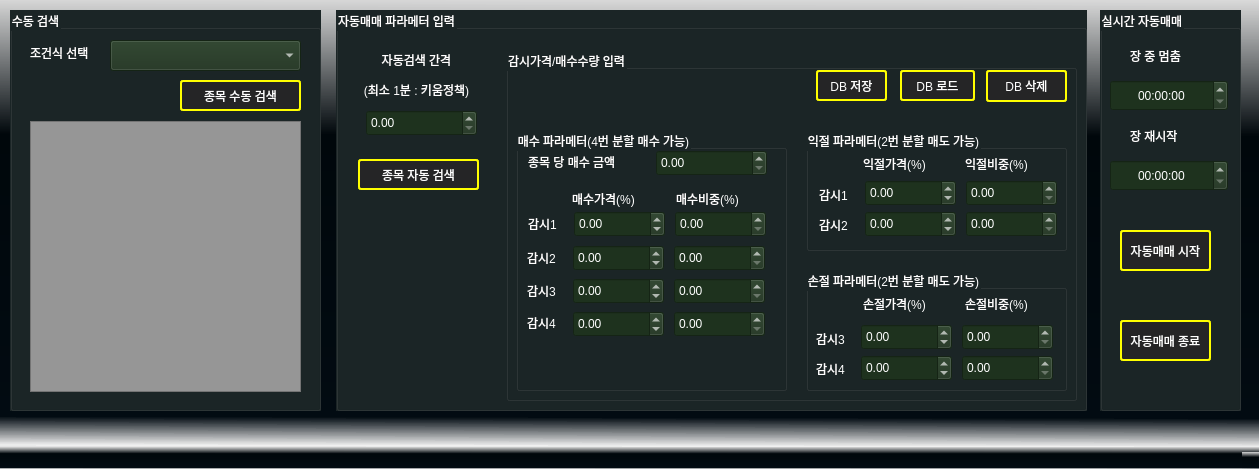
<?xml version="1.0" encoding="UTF-8"?>
<ui version="4.0">
 <class>MainWindow</class>
 <widget class="QMainWindow" name="MainWindow">
  <property name="geometry">
   <rect>
    <x>0</x>
    <y>0</y>
    <width>1259</width>
    <height>469</height>
   </rect>
  </property>
  <property name="windowTitle">
   <string>MainWindow</string>
  </property>
  <property name="styleSheet">
   <string notr="true">color: black;
background-color:qlineargradient(spread:reflect, x1:1, y1:0, x2:0.995, y2:1, stop:0 rgba(218, 218, 218, 255), stop:0.305419 rgba(0, 7, 11, 255), stop:0.935961 rgba(2, 11, 18, 255), stop:1 rgba(240, 240, 240, 255));
</string>
  </property>
  <widget class="QWidget" name="centralwidget">
   <widget class="QGroupBox" name="groupBox_5">
    <property name="geometry">
     <rect>
      <x>336</x>
      <y>10</y>
      <width>751</width>
      <height>401</height>
     </rect>
    </property>
    <property name="styleSheet">
     <string notr="true">color: black;
background-color: rgb(27, 37, 38);
color: rgb(255, 255, 255);
font: 10pt &quot;맑은고딕&quot;;</string>
    </property>
    <property name="title">
     <string>자동매매 파라메터 입력</string>
    </property>
    <widget class="QGroupBox" name="groupBox_2">
     <property name="geometry">
      <rect>
       <x>170</x>
       <y>40</y>
       <width>571</width>
       <height>351</height>
      </rect>
     </property>
     <property name="title">
      <string>감시가격/매수수량 입력</string>
     </property>
     <widget class="QPushButton" name="Del_Stock">
      <property name="geometry">
       <rect>
        <x>480</x>
        <y>20</y>
        <width>81</width>
        <height>32</height>
       </rect>
      </property>
      <property name="styleSheet">
       <string notr="true">color: black;
background-color: rgb(37, 37, 38);
color: rgb(255, 255, 255);
font: 10pt &quot;맑은고딕&quot;;
border-style: solid;
border-width: 2px;
border-color: #FFFF00;
border-radius: 3px</string>
      </property>
      <property name="text">
       <string>DB 삭제</string>
      </property>
     </widget>
     <widget class="QPushButton" name="Load_Stock">
      <property name="geometry">
       <rect>
        <x>394</x>
        <y>20</y>
        <width>75</width>
        <height>31</height>
       </rect>
      </property>
      <property name="styleSheet">
       <string notr="true">color: black;
background-color: rgb(37, 37, 38);
color: rgb(255, 255, 255);
font: 10pt &quot;맑은고딕&quot;;
border-style: solid;
border-width: 2px;
border-color: #FFFF00;
border-radius: 3px</string>
      </property>
      <property name="text">
       <string>DB 로드</string>
      </property>
     </widget>
     <widget class="QPushButton" name="Save_Stock">
      <property name="geometry">
       <rect>
        <x>310</x>
        <y>20</y>
        <width>71</width>
        <height>31</height>
       </rect>
      </property>
      <property name="styleSheet">
       <string notr="true">color: black;
background-color: rgb(37, 37, 38);
color: rgb(255, 255, 255);
font: 10pt &quot;맑은고딕&quot;;
border-style: solid;
border-width: 2px;
border-color: #FFFF00;
border-radius: 3px</string>
      </property>
      <property name="text">
       <string>DB 저장</string>
      </property>
     </widget>
     <widget class="QGroupBox" name="groupBox_3">
      <property name="geometry">
       <rect>
        <x>10</x>
        <y>80</y>
        <width>271</width>
        <height>261</height>
       </rect>
      </property>
      <property name="title">
       <string>매수 파라메터(4번 분할 매수 가능)</string>
      </property>
      <widget class="QDoubleSpinBox" name="price_mesu">
       <property name="geometry">
        <rect>
         <x>140</x>
         <y>20</y>
         <width>111</width>
         <height>26</height>
        </rect>
       </property>
       <property name="styleSheet">
        <string notr="true">color: black;
background-color: rgb(30, 50, 30);
color: rgb(255, 255, 255);
font: 10pt &quot;맑은고딕&quot;;</string>
       </property>
       <property name="showGroupSeparator" stdset="0">
        <bool>true</bool>
       </property>
       <property name="maximum">
        <double>200000000.000000000000000</double>
       </property>
      </widget>
      <widget class="QLabel" name="label_7">
       <property name="geometry">
        <rect>
         <x>160</x>
         <y>61</y>
         <width>81</width>
         <height>16</height>
        </rect>
       </property>
       <property name="text">
        <string>매수비중(%)</string>
       </property>
      </widget>
      <widget class="QDoubleSpinBox" name="textEdit_6">
       <property name="geometry">
        <rect>
         <x>158</x>
         <y>148</y>
         <width>91</width>
         <height>26</height>
        </rect>
       </property>
       <property name="styleSheet">
        <string notr="true">color: black;
background-color: rgb(30, 50, 30);
color: rgb(255, 255, 255);
font: 10pt &quot;맑은고딕&quot;;</string>
       </property>
       <property name="showGroupSeparator" stdset="0">
        <bool>true</bool>
       </property>
       <property name="maximum">
        <double>200000000.000000000000000</double>
       </property>
      </widget>
      <widget class="QLabel" name="label_6">
       <property name="geometry">
        <rect>
         <x>56</x>
         <y>61</y>
         <width>81</width>
         <height>16</height>
        </rect>
       </property>
       <property name="text">
        <string>매수가격(%)</string>
       </property>
      </widget>
      <widget class="QLabel" name="label_10">
       <property name="geometry">
        <rect>
         <x>12</x>
         <y>85</y>
         <width>40</width>
         <height>17</height>
        </rect>
       </property>
       <property name="text">
        <string>감시1</string>
       </property>
      </widget>
      <widget class="QLabel" name="label_17">
       <property name="geometry">
        <rect>
         <x>11</x>
         <y>152</y>
         <width>40</width>
         <height>17</height>
        </rect>
       </property>
       <property name="text">
        <string>감시3</string>
       </property>
      </widget>
      <widget class="QLabel" name="label_16">
       <property name="geometry">
        <rect>
         <x>11</x>
         <y>119</y>
         <width>40</width>
         <height>17</height>
        </rect>
       </property>
       <property name="text">
        <string>감시2</string>
       </property>
      </widget>
      <widget class="QDoubleSpinBox" name="textEdit_4">
       <property name="geometry">
        <rect>
         <x>158</x>
         <y>115</y>
         <width>91</width>
         <height>26</height>
        </rect>
       </property>
       <property name="styleSheet">
        <string notr="true">color: black;
background-color: rgb(30, 50, 30);
color: rgb(255, 255, 255);
font: 10pt &quot;맑은고딕&quot;;</string>
       </property>
       <property name="showGroupSeparator" stdset="0">
        <bool>true</bool>
       </property>
       <property name="maximum">
        <double>200000000.000000000000000</double>
       </property>
      </widget>
      <widget class="QDoubleSpinBox" name="textEdit_3">
       <property name="geometry">
        <rect>
         <x>57</x>
         <y>115</y>
         <width>91</width>
         <height>26</height>
        </rect>
       </property>
       <property name="styleSheet">
        <string notr="true">color: black;
background-color: rgb(30, 50, 30);
color: rgb(255, 255, 255);
font: 10pt &quot;맑은고딕&quot;;</string>
       </property>
       <property name="showGroupSeparator" stdset="0">
        <bool>true</bool>
       </property>
       <property name="minimum">
        <double>-200000000.000000000000000</double>
       </property>
       <property name="maximum">
        <double>200000000.000000000000000</double>
       </property>
      </widget>
      <widget class="QDoubleSpinBox" name="textEdit_7">
       <property name="geometry">
        <rect>
         <x>57</x>
         <y>181</y>
         <width>91</width>
         <height>26</height>
        </rect>
       </property>
       <property name="styleSheet">
        <string notr="true">color: black;
background-color: rgb(30, 50, 30);
color: rgb(255, 255, 255);
font: 10pt &quot;맑은고딕&quot;;</string>
       </property>
       <property name="showGroupSeparator" stdset="0">
        <bool>true</bool>
       </property>
       <property name="minimum">
        <double>-200000000.000000000000000</double>
       </property>
       <property name="maximum">
        <double>200000000.000000000000000</double>
       </property>
      </widget>
      <widget class="QLabel" name="label_8">
       <property name="geometry">
        <rect>
         <x>12</x>
         <y>24</y>
         <width>111</width>
         <height>16</height>
        </rect>
       </property>
       <property name="text">
        <string>종목 당 매수 금액</string>
       </property>
      </widget>
      <widget class="QDoubleSpinBox" name="textEdit_5">
       <property name="geometry">
        <rect>
         <x>57</x>
         <y>148</y>
         <width>91</width>
         <height>26</height>
        </rect>
       </property>
       <property name="styleSheet">
        <string notr="true">color: black;
background-color: rgb(30, 50, 30);
color: rgb(255, 255, 255);
font: 10pt &quot;맑은고딕&quot;;</string>
       </property>
       <property name="showGroupSeparator" stdset="0">
        <bool>true</bool>
       </property>
       <property name="minimum">
        <double>-200000000.000000000000000</double>
       </property>
       <property name="maximum">
        <double>200000000.000000000000000</double>
       </property>
      </widget>
      <widget class="QDoubleSpinBox" name="textEdit_1">
       <property name="geometry">
        <rect>
         <x>58</x>
         <y>81</y>
         <width>91</width>
         <height>26</height>
        </rect>
       </property>
       <property name="styleSheet">
        <string notr="true">color: black;
background-color: rgb(30, 50, 30);
color: rgb(255, 255, 255);
font: 10pt &quot;맑은고딕&quot;;</string>
       </property>
       <property name="showGroupSeparator" stdset="0">
        <bool>true</bool>
       </property>
       <property name="minimum">
        <double>-200000000.000000000000000</double>
       </property>
       <property name="maximum">
        <double>200000000.000000000000000</double>
       </property>
      </widget>
      <widget class="QLabel" name="label_18">
       <property name="geometry">
        <rect>
         <x>11</x>
         <y>184</y>
         <width>40</width>
         <height>17</height>
        </rect>
       </property>
       <property name="text">
        <string>감시4</string>
       </property>
      </widget>
      <widget class="QDoubleSpinBox" name="textEdit_8">
       <property name="geometry">
        <rect>
         <x>158</x>
         <y>181</y>
         <width>91</width>
         <height>26</height>
        </rect>
       </property>
       <property name="styleSheet">
        <string notr="true">color: black;
background-color: rgb(30, 50, 30);
color: rgb(255, 255, 255);
font: 10pt &quot;맑은고딕&quot;;</string>
       </property>
       <property name="showGroupSeparator" stdset="0">
        <bool>true</bool>
       </property>
       <property name="maximum">
        <double>200000000.000000000000000</double>
       </property>
      </widget>
      <widget class="QDoubleSpinBox" name="textEdit_2">
       <property name="geometry">
        <rect>
         <x>159</x>
         <y>81</y>
         <width>91</width>
         <height>26</height>
        </rect>
       </property>
       <property name="styleSheet">
        <string notr="true">color: black;
background-color: rgb(30, 50, 30);
color: rgb(255, 255, 255);
font: 10pt &quot;맑은고딕&quot;;</string>
       </property>
       <property name="showGroupSeparator" stdset="0">
        <bool>true</bool>
       </property>
       <property name="maximum">
        <double>200000000.000000000000000</double>
       </property>
      </widget>
     </widget>
     <widget class="QGroupBox" name="groupBox_6">
      <property name="geometry">
       <rect>
        <x>300</x>
        <y>80</y>
        <width>261</width>
        <height>121</height>
       </rect>
      </property>
      <property name="title">
       <string>익절 파라메터(2번 분할 매도 가능)</string>
      </property>
      <widget class="QLabel" name="label_20">
       <property name="geometry">
        <rect>
         <x>13</x>
         <y>86</y>
         <width>40</width>
         <height>17</height>
        </rect>
       </property>
       <property name="text">
        <string>감시2</string>
       </property>
      </widget>
      <widget class="QDoubleSpinBox" name="textEdit_12">
       <property name="geometry">
        <rect>
         <x>160</x>
         <y>81</y>
         <width>91</width>
         <height>26</height>
        </rect>
       </property>
       <property name="styleSheet">
        <string notr="true">color: black;
background-color: rgb(30, 50, 30);
color: rgb(255, 255, 255);
font: 10pt &quot;맑은고딕&quot;;</string>
       </property>
       <property name="showGroupSeparator" stdset="0">
        <bool>true</bool>
       </property>
       <property name="maximum">
        <double>200000000.000000000000000</double>
       </property>
      </widget>
      <widget class="QDoubleSpinBox" name="textEdit_9">
       <property name="geometry">
        <rect>
         <x>59</x>
         <y>50</y>
         <width>91</width>
         <height>26</height>
        </rect>
       </property>
       <property name="styleSheet">
        <string notr="true">color: black;
background-color: rgb(30, 50, 30);
color: rgb(255, 255, 255);
font: 10pt &quot;맑은고딕&quot;;</string>
       </property>
       <property name="showGroupSeparator" stdset="0">
        <bool>true</bool>
       </property>
       <property name="minimum">
        <double>-200000000.000000000000000</double>
       </property>
       <property name="maximum">
        <double>200000000.000000000000000</double>
       </property>
      </widget>
      <widget class="QLabel" name="label_12">
       <property name="geometry">
        <rect>
         <x>57</x>
         <y>26</y>
         <width>81</width>
         <height>16</height>
        </rect>
       </property>
       <property name="text">
        <string>익절가격(%)</string>
       </property>
      </widget>
      <widget class="QDoubleSpinBox" name="textEdit_11">
       <property name="geometry">
        <rect>
         <x>59</x>
         <y>81</y>
         <width>91</width>
         <height>26</height>
        </rect>
       </property>
       <property name="styleSheet">
        <string notr="true">color: black;
background-color: rgb(30, 50, 30);
color: rgb(255, 255, 255);
font: 10pt &quot;맑은고딕&quot;;</string>
       </property>
       <property name="showGroupSeparator" stdset="0">
        <bool>true</bool>
       </property>
       <property name="minimum">
        <double>-200000000.000000000000000</double>
       </property>
       <property name="maximum">
        <double>200000000.000000000000000</double>
       </property>
      </widget>
      <widget class="QLabel" name="label_19">
       <property name="geometry">
        <rect>
         <x>13</x>
         <y>56</y>
         <width>40</width>
         <height>17</height>
        </rect>
       </property>
       <property name="text">
        <string>감시1</string>
       </property>
      </widget>
      <widget class="QDoubleSpinBox" name="textEdit_10">
       <property name="geometry">
        <rect>
         <x>160</x>
         <y>50</y>
         <width>91</width>
         <height>26</height>
        </rect>
       </property>
       <property name="styleSheet">
        <string notr="true">color: black;
background-color: rgb(30, 50, 30);
color: rgb(255, 255, 255);
font: 10pt &quot;맑은고딕&quot;;</string>
       </property>
       <property name="showGroupSeparator" stdset="0">
        <bool>true</bool>
       </property>
       <property name="maximum">
        <double>200000000.000000000000000</double>
       </property>
      </widget>
      <widget class="QLabel" name="label_11">
       <property name="geometry">
        <rect>
         <x>159</x>
         <y>26</y>
         <width>81</width>
         <height>16</height>
        </rect>
       </property>
       <property name="text">
        <string>익절비중(%)</string>
       </property>
      </widget>
     </widget>
     <widget class="QGroupBox" name="groupBox_7">
      <property name="geometry">
       <rect>
        <x>300</x>
        <y>220</y>
        <width>261</width>
        <height>121</height>
       </rect>
      </property>
      <property name="title">
       <string>손절 파라메터(2번 분할 매도 가능)</string>
      </property>
      <widget class="QLabel" name="label_29">
       <property name="geometry">
        <rect>
         <x>57</x>
         <y>26</y>
         <width>81</width>
         <height>16</height>
        </rect>
       </property>
       <property name="text">
        <string>손절가격(%)</string>
       </property>
      </widget>
      <widget class="QLabel" name="label_31">
       <property name="geometry">
        <rect>
         <x>159</x>
         <y>26</y>
         <width>81</width>
         <height>16</height>
        </rect>
       </property>
       <property name="text">
        <string>손절비중(%)</string>
       </property>
      </widget>
      <widget class="QLabel" name="label_22">
       <property name="geometry">
        <rect>
         <x>10</x>
         <y>90</y>
         <width>40</width>
         <height>17</height>
        </rect>
       </property>
       <property name="text">
        <string>감시4</string>
       </property>
      </widget>
      <widget class="QDoubleSpinBox" name="textEdit_14">
       <property name="geometry">
        <rect>
         <x>156</x>
         <y>54</y>
         <width>91</width>
         <height>26</height>
        </rect>
       </property>
       <property name="styleSheet">
        <string notr="true">color: black;
background-color: rgb(30, 50, 30);
color: rgb(255, 255, 255);
font: 10pt &quot;맑은고딕&quot;;</string>
       </property>
       <property name="showGroupSeparator" stdset="0">
        <bool>true</bool>
       </property>
       <property name="maximum">
        <double>200000000.000000000000000</double>
       </property>
      </widget>
      <widget class="QDoubleSpinBox" name="textEdit_16">
       <property name="geometry">
        <rect>
         <x>156</x>
         <y>85</y>
         <width>91</width>
         <height>26</height>
        </rect>
       </property>
       <property name="styleSheet">
        <string notr="true">color: black;
background-color: rgb(30, 50, 30);
color: rgb(255, 255, 255);
font: 10pt &quot;맑은고딕&quot;;</string>
       </property>
       <property name="showGroupSeparator" stdset="0">
        <bool>true</bool>
       </property>
       <property name="maximum">
        <double>200000000.000000000000000</double>
       </property>
      </widget>
      <widget class="QDoubleSpinBox" name="textEdit_13">
       <property name="geometry">
        <rect>
         <x>55</x>
         <y>54</y>
         <width>91</width>
         <height>26</height>
        </rect>
       </property>
       <property name="styleSheet">
        <string notr="true">color: black;
background-color: rgb(30, 50, 30);
color: rgb(255, 255, 255);
font: 10pt &quot;맑은고딕&quot;;</string>
       </property>
       <property name="showGroupSeparator" stdset="0">
        <bool>true</bool>
       </property>
       <property name="minimum">
        <double>-200000000.000000000000000</double>
       </property>
       <property name="maximum">
        <double>200000000.000000000000000</double>
       </property>
      </widget>
      <widget class="QDoubleSpinBox" name="textEdit_15">
       <property name="geometry">
        <rect>
         <x>55</x>
         <y>85</y>
         <width>91</width>
         <height>26</height>
        </rect>
       </property>
       <property name="styleSheet">
        <string notr="true">color: black;
background-color: rgb(30, 50, 30);
color: rgb(255, 255, 255);
font: 10pt &quot;맑은고딕&quot;;</string>
       </property>
       <property name="showGroupSeparator" stdset="0">
        <bool>true</bool>
       </property>
       <property name="minimum">
        <double>-200000000.000000000000000</double>
       </property>
       <property name="maximum">
        <double>200000000.000000000000000</double>
       </property>
      </widget>
      <widget class="QLabel" name="label_21">
       <property name="geometry">
        <rect>
         <x>10</x>
         <y>60</y>
         <width>40</width>
         <height>17</height>
        </rect>
       </property>
       <property name="text">
        <string>감시3</string>
       </property>
      </widget>
     </widget>
    </widget>
    <widget class="QLabel" name="label_25">
     <property name="geometry">
      <rect>
       <x>10</x>
       <y>40</y>
       <width>141</width>
       <height>51</height>
      </rect>
     </property>
     <property name="text">
      <string>&lt;html&gt;&lt;head/&gt;&lt;body&gt;&lt;p&gt;자동검색 간격&lt;/p&gt;&lt;p&gt;(최소 1분 : 키움정책)&lt;/p&gt;&lt;/body&gt;&lt;/html&gt;</string>
     </property>
     <property name="alignment">
      <set>Qt::AlignCenter</set>
     </property>
    </widget>
    <widget class="QDoubleSpinBox" name="auto_jongmok">
     <property name="geometry">
      <rect>
       <x>30</x>
       <y>100</y>
       <width>111</width>
       <height>26</height>
      </rect>
     </property>
     <property name="styleSheet">
      <string notr="true">color: black;
background-color: rgb(30, 50, 30);
color: rgb(255, 255, 255);
font: 10pt &quot;맑은고딕&quot;;</string>
     </property>
     <property name="showGroupSeparator" stdset="0">
      <bool>true</bool>
     </property>
     <property name="maximum">
      <double>200000000.000000000000000</double>
     </property>
    </widget>
    <widget class="QPushButton" name="auto_serch_jongmok">
     <property name="geometry">
      <rect>
       <x>22</x>
       <y>149</y>
       <width>121</width>
       <height>31</height>
      </rect>
     </property>
     <property name="styleSheet">
      <string notr="true">color: black;
background-color: rgb(37, 37, 38);
color: rgb(255, 255, 255);
font: 10pt &quot;맑은고딕&quot;;
border-style: solid;
border-width: 2px;
border-color: #FFFF00;
border-radius: 3px</string>
     </property>
     <property name="text">
      <string>종목 자동 검색</string>
     </property>
    </widget>
   </widget>
   <widget class="QGroupBox" name="groupBox_4">
    <property name="geometry">
     <rect>
      <x>10</x>
      <y>10</y>
      <width>311</width>
      <height>401</height>
     </rect>
    </property>
    <property name="styleSheet">
     <string notr="true">color: black;
background-color: rgb(27, 37, 38);
color: rgb(255, 255, 255);
font: 10pt &quot;맑은고딕&quot;;</string>
    </property>
    <property name="title">
     <string>수동 검색</string>
    </property>
    <widget class="QTableWidget" name="check_list">
     <property name="geometry">
      <rect>
       <x>20</x>
       <y>111</y>
       <width>271</width>
       <height>271</height>
      </rect>
     </property>
     <property name="styleSheet">
      <string notr="true">color: black;
background-color: rgb(150, 150, 150);
font: 10pt &quot;맑은고딕&quot;;</string>
     </property>
    </widget>
    <widget class="QComboBox" name="kiwom_list">
     <property name="geometry">
      <rect>
       <x>100</x>
       <y>30</y>
       <width>191</width>
       <height>31</height>
      </rect>
     </property>
     <property name="styleSheet">
      <string notr="true">color: black;
background-color: rgb(30, 50, 30);
color: rgb(255, 255, 255);
font: 10pt &quot;맑은고딕&quot;;</string>
     </property>
    </widget>
    <widget class="QPushButton" name="search_kiwoom_stock">
     <property name="geometry">
      <rect>
       <x>170</x>
       <y>70</y>
       <width>121</width>
       <height>31</height>
      </rect>
     </property>
     <property name="styleSheet">
      <string notr="true">color: black;
background-color: rgb(37, 37, 38);
color: rgb(255, 255, 255);
font: 10pt &quot;맑은고딕&quot;;
border-style: solid;
border-width: 2px;
border-color: #FFFF00;
border-radius: 3px</string>
     </property>
     <property name="text">
      <string>종목 수동 검색</string>
     </property>
    </widget>
    <widget class="QLabel" name="label_13">
     <property name="geometry">
      <rect>
       <x>20</x>
       <y>35</y>
       <width>71</width>
       <height>16</height>
      </rect>
     </property>
     <property name="text">
      <string>조건식 선택</string>
     </property>
    </widget>
   </widget>
   <widget class="QGroupBox" name="groupBox">
    <property name="geometry">
     <rect>
      <x>1100</x>
      <y>10</y>
      <width>141</width>
      <height>401</height>
     </rect>
    </property>
    <property name="styleSheet">
     <string notr="true">color: black;
background-color: rgb(27, 37, 38);
color: rgb(255, 255, 255);
font: 10pt &quot;맑은고딕&quot;;</string>
    </property>
    <property name="title">
     <string>실시간 자동매매</string>
    </property>
    <widget class="QPushButton" name="Start_Auto">
     <property name="geometry">
      <rect>
       <x>20</x>
       <y>220</y>
       <width>91</width>
       <height>41</height>
      </rect>
     </property>
     <property name="styleSheet">
      <string notr="true">color: black;
background-color: rgb(37, 37, 38);
color: rgb(255, 255, 255);
font: 10pt &quot;맑은고딕&quot;;
border-style: solid;
border-width: 2px;
border-color: #FFFF00;
border-radius: 3px</string>
     </property>
     <property name="text">
      <string>자동매매 시작</string>
     </property>
    </widget>
    <widget class="QPushButton" name="stopevrything">
     <property name="geometry">
      <rect>
       <x>20</x>
       <y>310</y>
       <width>91</width>
       <height>41</height>
      </rect>
     </property>
     <property name="styleSheet">
      <string notr="true">color: black;
background-color: rgb(37, 37, 38);
color: rgb(255, 255, 255);
font: 10pt &quot;맑은고딕&quot;;
border-style: solid;
border-width: 2px;
border-color: #FFFF00;
border-radius: 3px</string>
     </property>
     <property name="text">
      <string>자동매매 종료</string>
     </property>
    </widget>
    <widget class="QTimeEdit" name="stptime">
     <property name="geometry">
      <rect>
       <x>10</x>
       <y>150</y>
       <width>118</width>
       <height>31</height>
      </rect>
     </property>
     <property name="styleSheet">
      <string notr="true">color: black;
background-color: rgb(30, 50, 30);
color: rgb(255, 255, 255);
font: 10pt &quot;맑은고딕&quot;;</string>
     </property>
     <property name="frame">
      <bool>true</bool>
     </property>
     <property name="alignment">
      <set>Qt::AlignCenter</set>
     </property>
    </widget>
    <widget class="QTimeEdit" name="statime">
     <property name="geometry">
      <rect>
       <x>10</x>
       <y>70</y>
       <width>118</width>
       <height>31</height>
      </rect>
     </property>
     <property name="styleSheet">
      <string notr="true">color: black;
background-color: rgb(30, 50, 30);
color: rgb(255, 255, 255);
font: 10pt &quot;맑은고딕&quot;;</string>
     </property>
     <property name="alignment">
      <set>Qt::AlignCenter</set>
     </property>
    </widget>
    <widget class="QLabel" name="label_23">
     <property name="geometry">
      <rect>
       <x>30</x>
       <y>30</y>
       <width>71</width>
       <height>31</height>
      </rect>
     </property>
     <property name="text">
      <string>장 중 멈춤</string>
     </property>
    </widget>
    <widget class="QLabel" name="label_24">
     <property name="geometry">
      <rect>
       <x>30</x>
       <y>110</y>
       <width>61</width>
       <height>31</height>
      </rect>
     </property>
     <property name="text">
      <string>장 재시작</string>
     </property>
    </widget>
   </widget>
  </widget>
  <widget class="QMenuBar" name="menubar">
   <property name="geometry">
    <rect>
     <x>0</x>
     <y>0</y>
     <width>1259</width>
     <height>21</height>
    </rect>
   </property>
  </widget>
  <widget class="QStatusBar" name="statusbar"/>
 </widget>
 <resources/>
 <connections/>
</ui>
